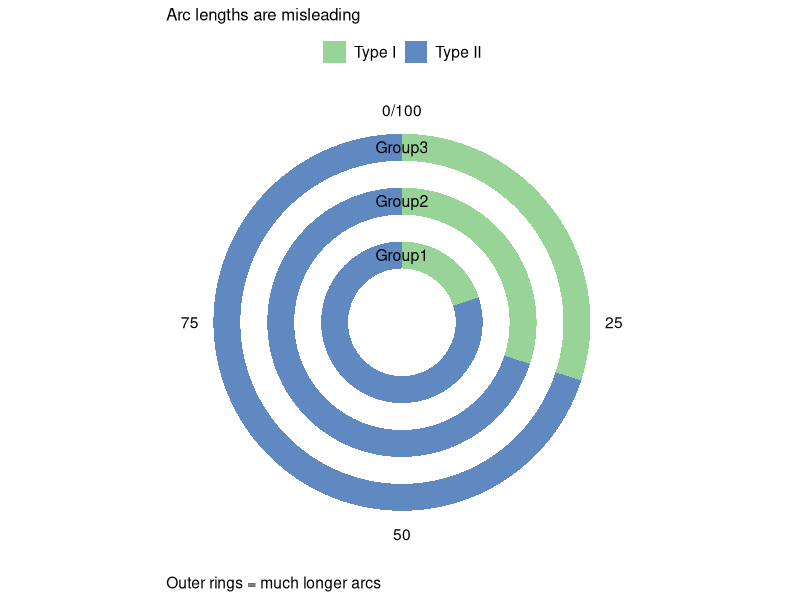
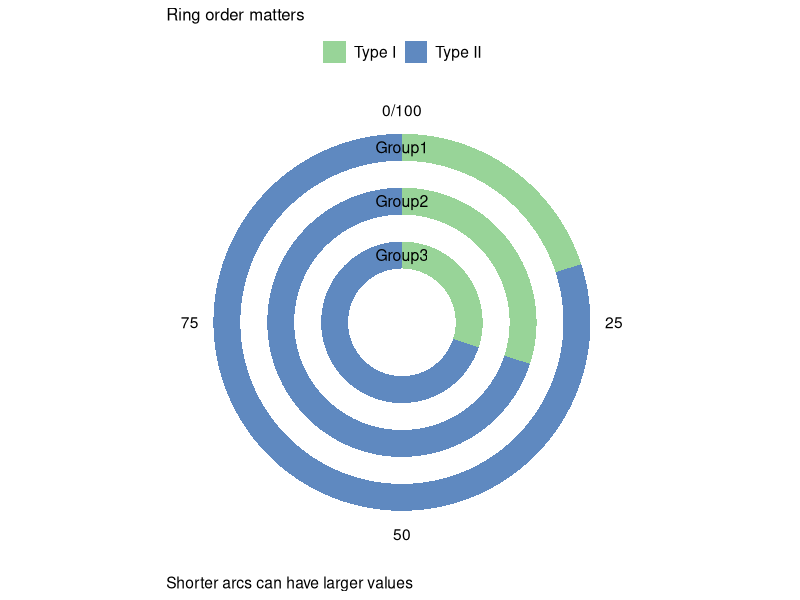
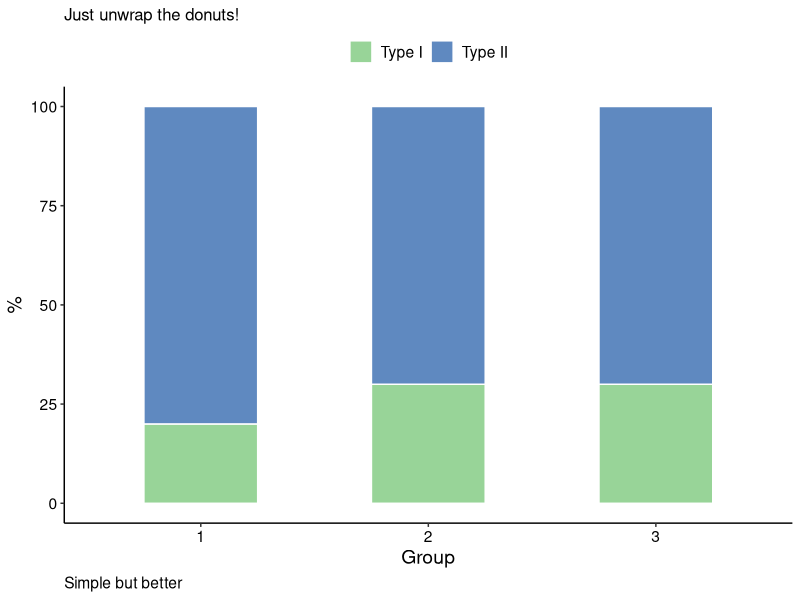
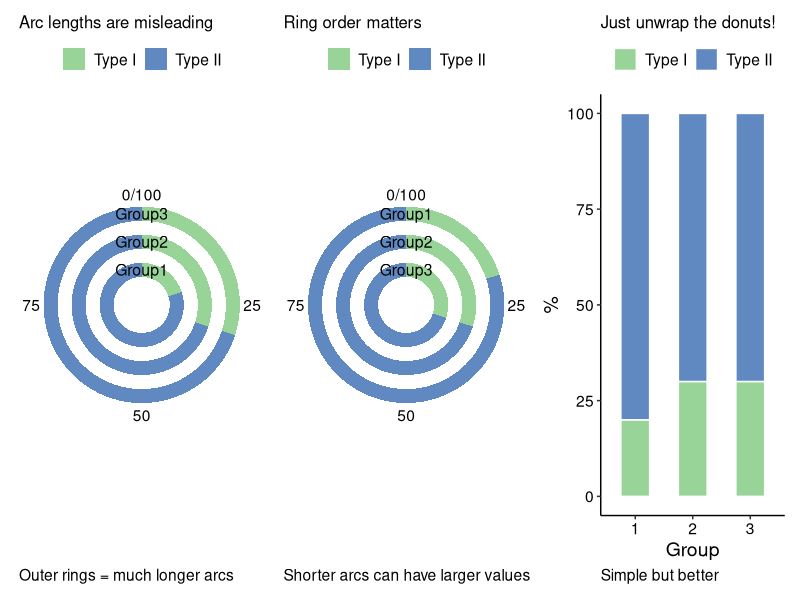
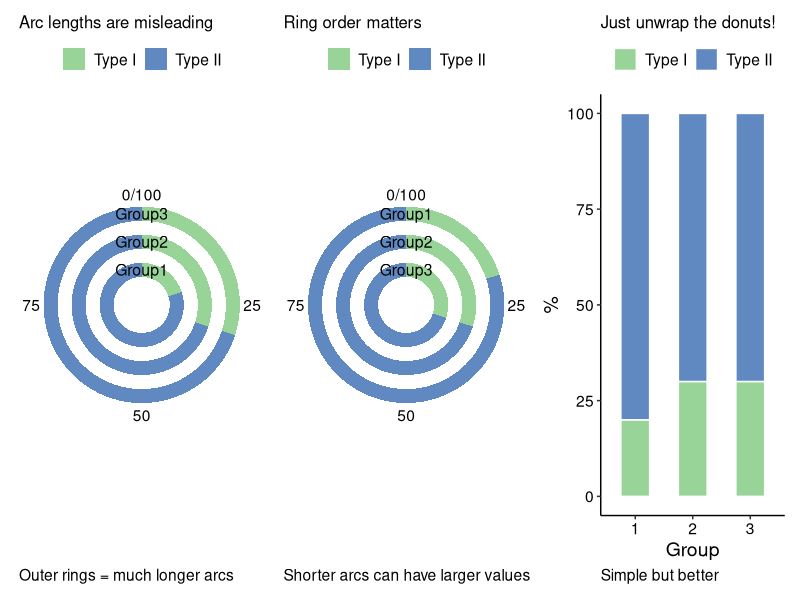
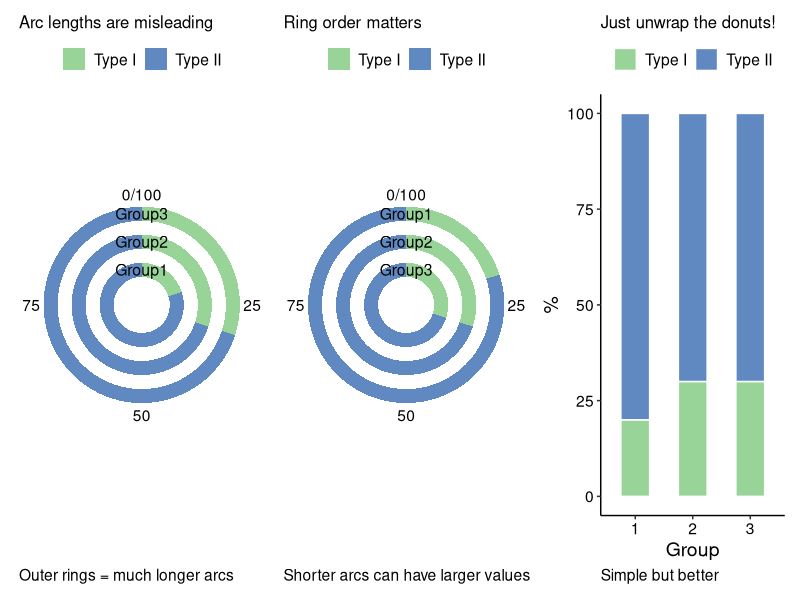

The R source for these figures, in order:
## ---- chunk 1
knitr::opts_chunk$set(echo = TRUE)
## ---- chunk 2
library(tidyverse)
library(RColorBrewer)
library(patchwork) 
## ---- chunk 3
group1 <- data.frame(
  "Type" = c("Type I", "Type II"),
  "Percentage" = c(20, 80)
)

group2 <- data.frame(
  "Type" = c("Type I", "Type II"),
  "Percentage" = c(30, 70)
)

group3 <- data.frame(
  "Type" = c("Type I", "Type II"),
  "Percentage" = c(30, 70)
)

blank <- data.frame(
  "Type" = c("Type I", "Type II"),
  "Percentage" = c(0, 0)
)

head(group2)
## ---- chunk 4
group1$ymax <- cumsum(group1$Percentage)
group1$ymin <- c(0, head(group1$ymax, n = (nrow(group1)-1)))

group2$ymax <- cumsum(group2$Percentage)
group2$ymin <- c(0, head(group2$ymax, n = (nrow(group2)-1)))

group3$ymax <- cumsum(group3$Percentage)
group3$ymin <- c(0, head(group3$ymax, n = (nrow(group3)-1)))

blank$ymax <- cumsum(blank$Percentage)
blank$ymin <- c(0, head(blank$ymax, n = (nrow(blank)-1)))

head(blank)
## ---- chunk 5
example_data <- rbind(
  blank %>% 
    mutate(group = 0),
  group1 %>% 
    mutate(group = 1),
  group2 %>% 
    mutate(group = 2),
  group3 %>% 
    mutate(group = 3)
)
## ---- chunk 6
bad_example_1 <- example_data %>% 
  ggplot(aes(x = group, y = Percentage)) +
  geom_rect(aes(ymax = ymax, ymin = ymin,
                xmax = group-0.25, xmin = group+0.25, 
                fill = Type), alpha = 0.8) +
  annotate(geom = "text", label = c("Group1", "Group2", "Group3"), 
           x = c(1, 2, 3), y = c(0, 0, 0), size = 4) +
  scale_fill_manual(values = brewer.pal(8, "Accent")[c(1, 5)])+
  labs(x = NULL,
       y = NULL,
       fill = NULL,
       title = "Arc lengths are misleading",
       caption = "Outer rings = much longer arcs") +
  theme_minimal() +
  theme(
    text = element_text(size = 14, color = "black"),
    axis.text = element_text(color = "black"),
    panel.grid = element_blank(),
    axis.text.y = element_blank(),
    legend.position = "top",
    plot.title = element_text(size = 12),
    plot.caption = element_text(hjust = 0)
  ) +
  coord_polar(theta = "y")

bad_example_1
## ---- chunk 7
bad_example_2 <- example_data %>% 
  mutate(x = case_when(
    group == 0 ~ 0,
    group == 1 ~ 3,
    group == 2 ~ 2,
    group == 3 ~ 1
  )) %>% 
  mutate(xmax = x - 0.25) %>% 
  mutate(xmin = x + 0.25) %>% 
  ggplot(aes(x = x, y = Percentage)) +
  geom_rect(aes(ymax = ymax, ymin = ymin,
                xmax = xmax, xmin = xmin, 
                fill = Type), alpha = 0.8) +
  annotate(geom = "text", label = c("Group1", "Group2", "Group3"), 
           x = c(3, 2, 1), y = c(0, 0, 0), size = 4) +
  scale_fill_manual(values = brewer.pal(8, "Accent")[c(1,5)])+
  labs(x = NULL,
       y = NULL,
       fill = NULL,
        title = "Ring order matters",
       caption = "Shorter arcs can have larger values") +
  theme_minimal() +
  theme(
    text = element_text(size = 14, color = "black"),
    axis.text = element_text(color = "black"),
    panel.grid = element_blank(),
    axis.text.y = element_blank(),
    legend.position = "top",
    plot.title = element_text(size = 12),
    plot.caption = element_text(hjust = 0)
  ) +
  coord_polar(theta = "y")

bad_example_2
## ---- chunk 8
good_example <- example_data %>%
  filter(group != 0) %>% 
  mutate(Type = factor(Type, levels = c("Type II", "Type I"))) %>% 
  ggplot(aes(x = as.factor(group), y = Percentage)) +
  geom_bar(stat = "identity", aes(fill = Type), 
           width = 0.5, alpha = 0.8, color = "white") +
  scale_fill_manual(values = brewer.pal(8, "Accent")[c(1,5)],
                    limits = c("Type I", "Type II"))+
  labs(x = "Group",
       y = "%",
       fill = NULL,
       title = "Just unwrap the donuts!",
       caption = "Simple but better") +
  theme_classic() +
  theme(
    text = element_text(size = 14, color = "black"),
    axis.text = element_text(color = "black"),
    legend.position = "top",
    plot.title = element_text(size = 12),
    plot.caption = element_text(hjust = 0)
  )  

good_example
## ---- chunk 9
wrap_plots(bad_example_1, bad_example_2, good_example, 
           nrow = 1, widths = c(1, 1, 0.75))

ggsave("../Results/dont_concentric_donuts.svg", height = 4, width = 8, bg = "white")
ggsave("../Results/dont_concentric_donuts.png", height = 4, width = 8, bg = "white")
